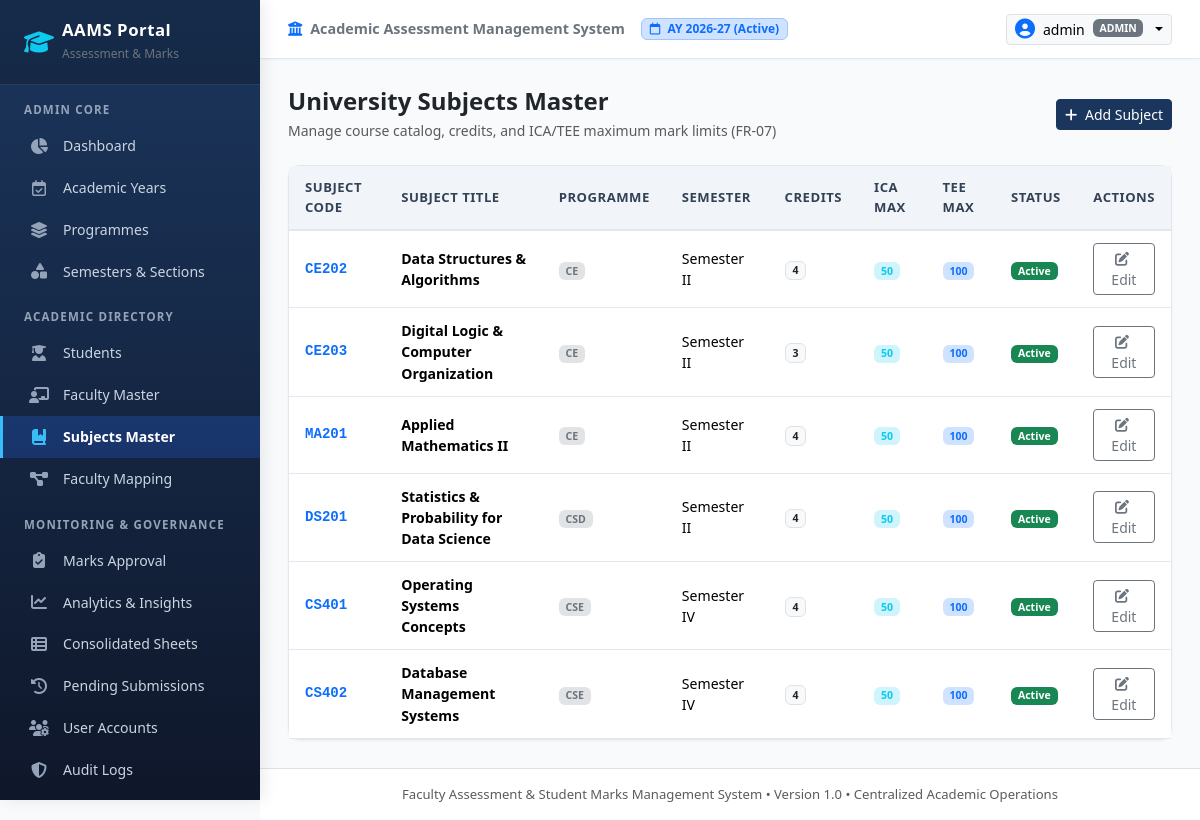
Screenshot of /admin/subjects (signed in) with the database file from the repository.
### app/models/academic.py (models this page shows, shortened)
class AcademicYear(db.Model):
    __tablename__ = 'academic_years'
    id = db.Column(db.Integer, primary_key=True)
    year_code = db.Column(db.String(30), unique=True, nullable=False, index=True)  # e.g., '2026-27'
    start_date = db.Column(db.Date, nullable=False)
    end_date = db.Column(db.Date, nullable=False)
    status = db.Column(db.String(20), default='Active', nullable=False)  # 'Active', 'Archived', 'Upcoming'
    created_at = db.Column(db.DateTime, default=datetime.utcnow)
    sections = db.relationship('Section', back_populates='academic_year', cascade='all, delete-orphan')
    mappings = db.relationship('FacultySubjectMapping', back_populates='academic_year', cascade='all, delete-orphan')

class Subject(db.Model):
    __tablename__ = 'subjects'
    id = db.Column(db.Integer, primary_key=True)
    subject_code = db.Column(db.String(30), nullable=False, index=True)  # e.g. 'CE201'
    subject_name = db.Column(db.String(150), nullable=False)  # e.g. 'Data Structures'
    programme_id = db.Column(db.Integer, db.ForeignKey('programmes.id'), nullable=False)
    semester_id = db.Column(db.Integer, db.ForeignKey('semesters.id'), nullable=False)
    credits = db.Column(db.Integer, default=3, nullable=False)
    ica_max = db.Column(db.Float, default=50.0, nullable=False)  # Internal Continuous Assessment
    tee_max = db.Column(db.Float, default=100.0, nullable=False)  # Term End Examination
    status = db.Column(db.String(20), default='Active', nullable=False)  # Active / Inactive
    created_at = db.Column(db.DateTime, default=datetime.utcnow)
    __table_args__ = (
        db.UniqueConstraint('subject_code', 'programme_id', 'semester_id', name='uq_subject_prog_sem'),
    )
    programme = db.relationship('Programme', back_populates='subjects')
    semester = db.relationship('Semester', back_populates='subjects')
    mappings = db.relationship('FacultySubjectMapping', back_populates='subject', cascade='all, delete-orphan')

class Programme(db.Model):
    __tablename__ = 'programmes'
    id = db.Column(db.Integer, primary_key=True)
    code = db.Column(db.String(20), unique=True, nullable=False, index=True)  # e.g., 'CE', 'CSD', 'CSE', 'IT'
    name = db.Column(db.String(120), nullable=False)  # e.g., 'Computer Engineering'
    description = db.Column(db.String(255), nullable=True)
    is_active = db.Column(db.Boolean, default=True, nullable=False)
    created_at = db.Column(db.DateTime, default=datetime.utcnow)
    sections = db.relationship('Section', back_populates='programme', cascade='all, delete-orphan')
    subjects = db.relationship('Subject', back_populates='programme', cascade='all, delete-orphan')
    mappings = db.relationship('FacultySubjectMapping', back_populates='programme', cascade='all, delete-orphan')

class Semester(db.Model):
    __tablename__ = 'semesters'
    id = db.Column(db.Integer, primary_key=True)
    number = db.Column(db.Integer, unique=True, nullable=False)  # 1 to 8
    name = db.Column(db.String(30), nullable=False)  # e.g. 'Semester II' or 'Semester IV'
    is_active = db.Column(db.Boolean, default=True, nullable=False)
    sections = db.relationship('Section', back_populates='semester', cascade='all, delete-orphan')
    subjects = db.relationship('Subject', back_populates='semester', cascade='all, delete-orphan')
    mappings = db.relationship('FacultySubjectMapping', back_populates='semester', cascade='all, delete-orphan')

### app/models/user.py (models this page shows, shortened)
class User(UserMixin, db.Model):
    __tablename__ = 'users'
    id = db.Column(db.Integer, primary_key=True)
    username = db.Column(db.String(60), unique=True, nullable=False, index=True)
    password_hash = db.Column(db.String(255), nullable=False)
    role = db.Column(db.String(20), nullable=False, default='faculty')  # 'admin' or 'faculty'
    faculty_id = db.Column(db.Integer, db.ForeignKey('faculty.id', ondelete='SET NULL'), nullable=True)
    is_active = db.Column(db.Boolean, default=True, nullable=False)
    created_at = db.Column(db.DateTime, default=datetime.utcnow)
    updated_at = db.Column(db.DateTime, default=datetime.utcnow, onupdate=datetime.utcnow)
    faculty_profile = db.relationship('Faculty', back_populates='user_account', uselist=False, foreign_keys=[faculty_id])
    @property
    def is_admin(self):
        return self.role == 'admin'

### app/routes/admin.py (the view, shortened to what this page needs)
@admin_bp.route('/subjects', methods=['GET', 'POST'])
@login_required
@admin_required
def subjects():
    subjects_list = Subject.query.order_by(Subject.programme_id.asc(), Subject.semester_id.asc(), Subject.subject_code.asc()).all()
    programmes = Programme.query.filter_by(is_active=True).all()
    semesters = Semester.query.order_by(Semester.number.asc()).all()
    return render_template('admin/subjects.html', subjects=subjects_list, programmes=programmes, semesters=semesters)

### app/templates/admin/subjects.html (shortened to what this page needs)
{% extends "base.html" %}
{% block content %}
<div class="d-flex justify-content-between align-items-center mb-4">
  <div>
    <h4 class="fw-bold mb-1 text-dark">University Subjects Master</h4>
    <p class="text-muted small mb-0">Manage course catalog, credits, and ICA/TEE maximum mark limits (FR-07)</p>
  </div>
  <button type="button" class="btn btn-primary-custom btn-sm" data-bs-toggle="modal" data-bs-target="#addSubjectModal">
    <i class="fa-solid fa-plus me-1"></i> Add Subject
  </button>
</div>
<div class="card card-custom">
  <div class="table-responsive">
    <table class="table table-custom">
      <thead>
        <tr>
          <th>Subject Code</th>
          <th>Subject Title</th>
          <th>Programme</th>
          <th>Semester</th>
          <th>Credits</th>
          <th>ICA Max</th>
          <th>TEE Max</th>
          <th>Status</th>
          <th class="text-end">Actions</th>
        </tr>
      </thead>
      <tbody>
        {% for s in subjects %}
          <tr>
            <td class="fw-bold font-monospace text-primary">{{ s.subject_code }}</td>
            <td class="fw-semibold">{{ s.subject_name }}</td>
            <td><span class="badge bg-secondary-subtle text-secondary">{{ s.programme.code }}</span></td>
            <td>{{ s.semester.name }}</td>
            <td><span class="badge bg-light text-dark border">{{ s.credits }}</span></td>
            <td><span class="badge bg-info-subtle text-info fw-bold">{{ s.ica_max|int }}</span></td>
            <td><span class="badge bg-primary-subtle text-primary fw-bold">{{ s.tee_max|int }}</span></td>
            <td>
              {% if s.status == 'Active' %}
                <span class="badge bg-success">Active</span>
              {% else %}
                <span class="badge bg-secondary">Inactive</span>
              {% endif %}
            </td>
            <td class="text-end">
              <button class="btn btn-sm btn-outline-secondary" data-bs-toggle="modal" data-bs-target="#editSubjModal{{ s.id }}">
                <i class="fa-solid fa-pen-to-square me-1"></i> Edit
              </button>
            </td>
          </tr>
        {% endfor %}
      </tbody>
    </table>
  </div>
</div>
{% endblock %}

### app/templates/base.html (shortened to what this page needs)
<!DOCTYPE html>
<html lang="en">
<head>
  <link href="https://cdn.jsdelivr.net/npm/bootstrap@5.3.3/dist/css/bootstrap.min.css" rel="stylesheet">
  <link rel="stylesheet" href="https://cdnjs.cloudflare.com/ajax/libs/font-awesome/6.5.1/css/all.min.css">
  <link rel="stylesheet" href="{{ url_for('static', filename='css/custom.css') }}">
</head>
<body>
  <nav id="sidebar">
    <div class="brand-header d-flex align-items-center justify-content-between">
      <div class="d-flex align-items-center gap-2">
        <i class="fa-solid fa-graduation-cap text-info fs-4"></i>
        <div>
          <h5 class="mb-0">AAMS Portal</h5>
          <small class="text-secondary" style="font-size: 0.75rem;">Assessment & Marks</small>
        </div>
      </div>
    </div>
    {% if current_user.is_authenticated %}
      {% if current_user.is_admin %}
        <div class="nav-section-title">Admin Core</div>
        <a href="{{ url_for('admin.dashboard') }}" class="nav-link {% if request.endpoint == 'admin.dashboard' %}active{% endif %}">
          <i class="fa-solid fa-chart-pie"></i> Dashboard
        </a>
        <a href="{{ url_for('admin.academic_years') }}" class="nav-link {% if request.endpoint == 'admin.academic_years' %}active{% endif %}">
          <i class="fa-regular fa-calendar-check"></i> Academic Years
        </a>
        <a href="{{ url_for('admin.programmes') }}" class="nav-link {% if request.endpoint == 'admin.programmes' %}active{% endif %}">
          <i class="fa-solid fa-layer-group"></i> Programmes
        </a>
        <a href="{{ url_for('admin.sections') }}" class="nav-link {% if request.endpoint == 'admin.sections' %}active{% endif %}">
          <i class="fa-solid fa-shapes"></i> Semesters & Sections
        </a>
        <div class="nav-section-title">Academic Directory</div>
        <a href="{{ url_for('admin.students') }}" class="nav-link {% if request.endpoint == 'admin.students' %}active{% endif %}">
          <i class="fa-solid fa-user-graduate"></i> Students
        </a>
        <a href="{{ url_for('admin.faculty') }}" class="nav-link {% if request.endpoint == 'admin.faculty' %}active{% endif %}">
          <i class="fa-solid fa-chalkboard-user"></i> Faculty Master
        </a>
        <a href="{{ url_for('admin.subjects') }}" class="nav-link {% if request.endpoint == 'admin.subjects' %}active{% endif %}">
          <i class="fa-solid fa-book-bookmark"></i> Subjects Master
        </a>
        <a href="{{ url_for('admin.mappings') }}" class="nav-link {% if request.endpoint == 'admin.mappings' %}active{% endif %}">
          <i class="fa-solid fa-diagram-project"></i> Faculty Mapping
        </a>
        <div class="nav-section-title">Monitoring & Governance</div>
        <a href="{{ url_for('admin.marks_review') }}" class="nav-link {% if request.endpoint == 'admin.marks_review' %}active{% endif %}">
          <i class="fa-solid fa-clipboard-check"></i> Marks Approval
        </a>
        <a href="{{ url_for('reports.analytics') }}" class="nav-link {% if request.endpoint == 'reports.analytics' %}active{% endif %}">
          <i class="fa-solid fa-chart-line"></i> Analytics & Insights
        </a>
        <a href="{{ url_for('reports.consolidated') }}" class="nav-link {% if request.endpoint == 'reports.consolidated' %}active{% endif %}">
          <i class="fa-solid fa-table-list"></i> Consolidated Sheets
        </a>
        <a href="{{ url_for('reports.pending_report') }}" class="nav-link {% if request.endpoint == 'reports.pending_report' %}active{% endif %}">
          <i class="fa-solid fa-clock-rotate-left"></i> Pending Submissions
        </a>
        <a href="{{ url_for('admin.users') }}" class="nav-link {% if request.endpoint == 'admin.users' %}active{% endif %}">
          <i class="fa-solid fa-users-gear"></i> User Accounts
        </a>
        <a href="{{ url_for('admin.audit_logs') }}" class="nav-link {% if request.endpoint == 'admin.audit_logs' %}active{% endif %}">
          <i class="fa-solid fa-shield-halved"></i> Audit Logs
        </a>
      {% endif %}
    {% endif %}
  </nav>
  <div id="content-wrapper">
    <header class="top-navbar d-flex align-items-center justify-content-between">
      <div class="d-flex align-items-center gap-3">
        <span class="fw-semibold text-secondary d-none d-md-inline" style="font-size: 0.9rem;">
          <i class="fa-solid fa-university me-1 text-primary"></i> Academic Assessment Management System
        </span>
        {% if active_academic_year %}
          <span class="badge bg-primary-subtle text-primary border border-primary-subtle px-2 py-1">
            <i class="fa-regular fa-calendar me-1"></i> AY {{ active_academic_year.year_code }} (Active)
          </span>
        {% endif %}
      </div>
      <div class="d-flex align-items-center gap-3">
        {% if current_user.is_authenticated %}
          <div class="dropdown">
            <button class="btn btn-sm btn-light border dropdown-toggle d-flex align-items-center gap-2" type="button" data-bs-toggle="dropdown">
              <i class="fa-solid fa-circle-user text-primary fs-5"></i>
              <span class="fw-medium">{{ current_user.username }}</span>
              <span class="badge bg-secondary text-uppercase" style="font-size: 0.65rem;">{{ current_user.role }}</span>
            </button>
          </div>
        {% else %}
          <a href="{{ url_for('auth.login') }}" class="btn btn-sm btn-primary-custom">
            <i class="fa-solid fa-right-to-bracket me-1"></i> Login
          </a>
        {% endif %}
      </div>
    </header>
    <main class="page-container">
      {% block content %}{% endblock %}
    </main>
    <footer class="bg-white border-top py-3 text-center text-muted" style="font-size: 0.82rem;">
      <div class="container-fluid">
        Faculty Assessment & Student Marks Management System &bull; Version 1.0 &bull; Centralized Academic Operations
      </div>
    </footer>
  </div>
</body>
</html>

### app/static/css/custom.css (style rules this page uses)
:root { --primary-navy: #1B365D; --primary-navy-dark: #12243e; --accent-blue: #2563eb; --accent-cyan: #0284c7; --accent-success: #10b981; --accent-warning: #f59e0b; --accent-danger: #ef4444; --bg-main: #f8fafc; --card-bg: #ffffff; --sidebar-width: 260px; --text-muted: #64748b; --border-color: #e2e8f0; }
body { font-family: 'Segoe UI', system-ui, -apple-system, BlinkMacSystemFont, Roboto, sans-serif; background-color: var(--bg-main); color: #1e293b; margin: 0; padding: 0; min-height: 100vh; }
#sidebar { width: var(--sidebar-width); min-height: 100vh; background: linear-gradient(180deg, #1B365D 0%, #0F172A 100%); color: #e2e8f0; transition: all 0.3s ease; position: fixed; top: 0; left: 0; z-index: 1000; box-shadow: 4px 0 15px rgba(0, 0, 0, 0.08); }
#sidebar .brand-header { padding: 1.25rem 1.5rem; background: rgba(0, 0, 0, 0.2); border-bottom: 1px solid rgba(255, 255, 255, 0.1); }
#sidebar .brand-header h5 { font-size: 1.05rem; font-weight: 700; letter-spacing: 0.5px; color: #ffffff; margin: 0; }
#sidebar .nav-section-title { padding: 1rem 1.5rem 0.4rem; font-size: 0.72rem; text-transform: uppercase; letter-spacing: 1.2px; color: #94a3b8; font-weight: 600; }
#sidebar .nav-link { color: #cbd5e1; padding: 0.65rem 1.5rem; font-size: 0.88rem; display: flex; align-items: center; transition: all 0.2s ease; border-left: 3px solid transparent; }
#sidebar .nav-link i { width: 24px; font-size: 1rem; margin-right: 0.75rem; text-align: center; color: #94a3b8; }
#sidebar .nav-link.active { color: #ffffff; background: rgba(37, 99, 235, 0.25); border-left-color: #38bdf8; font-weight: 600; }
#sidebar .nav-link.active i { color: #38bdf8; }
#content-wrapper { margin-left: var(--sidebar-width); min-height: 100vh; display: flex; flex-direction: column; transition: all 0.3s ease; }
.top-navbar { background: #ffffff; border-bottom: 1px solid var(--border-color); padding: 0.85rem 1.75rem; box-shadow: 0 1px 3px rgba(0, 0, 0, 0.04); }
.page-container { padding: 1.75rem; flex: 1; }
.card-custom { background: #ffffff; border: 1px solid var(--border-color); border-radius: 0.75rem; box-shadow: 0 1px 3px rgba(0, 0, 0, 0.05); transition: transform 0.2s, box-shadow 0.2s; }
.table-custom { width: 100%; margin-bottom: 0; }
.table-custom thead th { background-color: #f1f5f9; color: #334155; font-size: 0.82rem; text-transform: uppercase; letter-spacing: 0.5px; font-weight: 600; padding: 0.75rem 1rem; border-bottom: 2px solid var(--border-color); vertical-align: middle; }
.table-custom tbody td { padding: 0.75rem 1rem; vertical-align: middle; font-size: 0.88rem; border-bottom: 1px solid var(--border-color); }
.btn-primary-custom { background-color: var(--primary-navy); border-color: var(--primary-navy); color: #ffffff; font-weight: 500; }

### rows the page displays
AcademicYear: year_code "2026-27"
User: username "admin", role "ADMIN"
Subject: subject_code "CE202", subject_name "Data Structures & Algorithms", programme.code "CE", semester.name "Semester II", credits "4", ica_max "50", tee_max "100", status "Active"
Subject: subject_code "CE203", subject_name "Digital Logic & Computer Organization", programme.code "CE", semester.name "Semester II", credits "3", ica_max "50", tee_max "100", status "Active"
Subject: subject_code "MA201", subject_name "Applied Mathematics II", programme.code "CE", semester.name "Semester II", credits "4", ica_max "50", tee_max "100", status "Active"
Subject: subject_code "DS201", subject_name "Statistics & Probability for Data Science", programme.code "CSD", semester.name "Semester II", credits "4", ica_max "50", tee_max "100", status "Active"
Subject: subject_code "CS401", subject_name "Operating Systems Concepts", programme.code "CSE", semester.name "Semester IV", credits "4", ica_max "50", tee_max "100", status "Active"
Subject: subject_code "CS402", subject_name "Database Management Systems", programme.code "CSE", semester.name "Semester IV", credits "4", ica_max "50", tee_max "100", status "Active"
